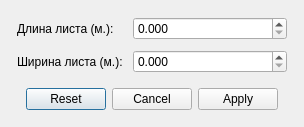
<?xml version="1.0" encoding="UTF-8"?>
<ui version="4.0">
 <class>sheetDialog</class>
 <widget class="QDialog" name="sheetDialog">
  <property name="windowModality">
   <enum>Qt::ApplicationModal</enum>
  </property>
  <property name="geometry">
   <rect>
    <x>0</x>
    <y>0</y>
    <width>304</width>
    <height>127</height>
   </rect>
  </property>
  <property name="sizePolicy">
   <sizepolicy hsizetype="Preferred" vsizetype="Preferred">
    <horstretch>0</horstretch>
    <verstretch>0</verstretch>
   </sizepolicy>
  </property>
  <property name="windowTitle">
   <string>Параметры листа-заготовки</string>
  </property>
  <property name="modal">
   <bool>true</bool>
  </property>
  <layout class="QGridLayout" name="gridLayout">
   <item row="0" column="0">
    <layout class="QVBoxLayout" name="sheet_commonLayout" stretch="0,0">
     <property name="spacing">
      <number>10</number>
     </property>
     <property name="leftMargin">
      <number>6</number>
     </property>
     <property name="topMargin">
      <number>6</number>
     </property>
     <property name="rightMargin">
      <number>6</number>
     </property>
     <property name="bottomMargin">
      <number>6</number>
     </property>
     <item>
      <layout class="QFormLayout" name="sheet_topLayout">
       <item row="0" column="0">
        <widget class="QLabel" name="sheetlengthLabel">
         <property name="text">
          <string>Длина листа (м.):</string>
         </property>
        </widget>
       </item>
       <item row="0" column="1">
        <widget class="QDoubleSpinBox" name="sheetlength">
         <property name="decimals">
          <number>3</number>
         </property>
         <property name="maximum">
          <double>1000.000000000000000</double>
         </property>
        </widget>
       </item>
       <item row="1" column="0">
        <widget class="QLabel" name="sheetwidthLabel">
         <property name="text">
          <string>Ширина листа (м.):</string>
         </property>
        </widget>
       </item>
       <item row="1" column="1">
        <widget class="QDoubleSpinBox" name="sheetwidth">
         <property name="decimals">
          <number>3</number>
         </property>
         <property name="maximum">
          <double>1000.000000000000000</double>
         </property>
        </widget>
       </item>
      </layout>
     </item>
     <item>
      <layout class="QHBoxLayout" name="sheet_bottomLayout">
       <item>
        <widget class="QDialogButtonBox" name="sheet_buttonBox">
         <property name="orientation">
          <enum>Qt::Horizontal</enum>
         </property>
         <property name="standardButtons">
          <set>QDialogButtonBox::Apply|QDialogButtonBox::Cancel|QDialogButtonBox::Reset</set>
         </property>
         <property name="centerButtons">
          <bool>true</bool>
         </property>
        </widget>
       </item>
      </layout>
     </item>
    </layout>
   </item>
  </layout>
 </widget>
 <resources/>
 <connections>
  <connection>
   <sender>sheet_buttonBox</sender>
   <signal>rejected()</signal>
   <receiver>sheetDialog</receiver>
   <slot>reject()</slot>
   <hints>
    <hint type="sourcelabel">
     <x>316</x>
     <y>260</y>
    </hint>
    <hint type="destinationlabel">
     <x>286</x>
     <y>274</y>
    </hint>
   </hints>
  </connection>
  <connection>
   <sender>sheet_buttonBox</sender>
   <signal>accepted()</signal>
   <receiver>sheetDialog</receiver>
   <slot>accept()</slot>
   <hints>
    <hint type="sourcelabel">
     <x>248</x>
     <y>254</y>
    </hint>
    <hint type="destinationlabel">
     <x>157</x>
     <y>274</y>
    </hint>
   </hints>
  </connection>
 </connections>
</ui>
